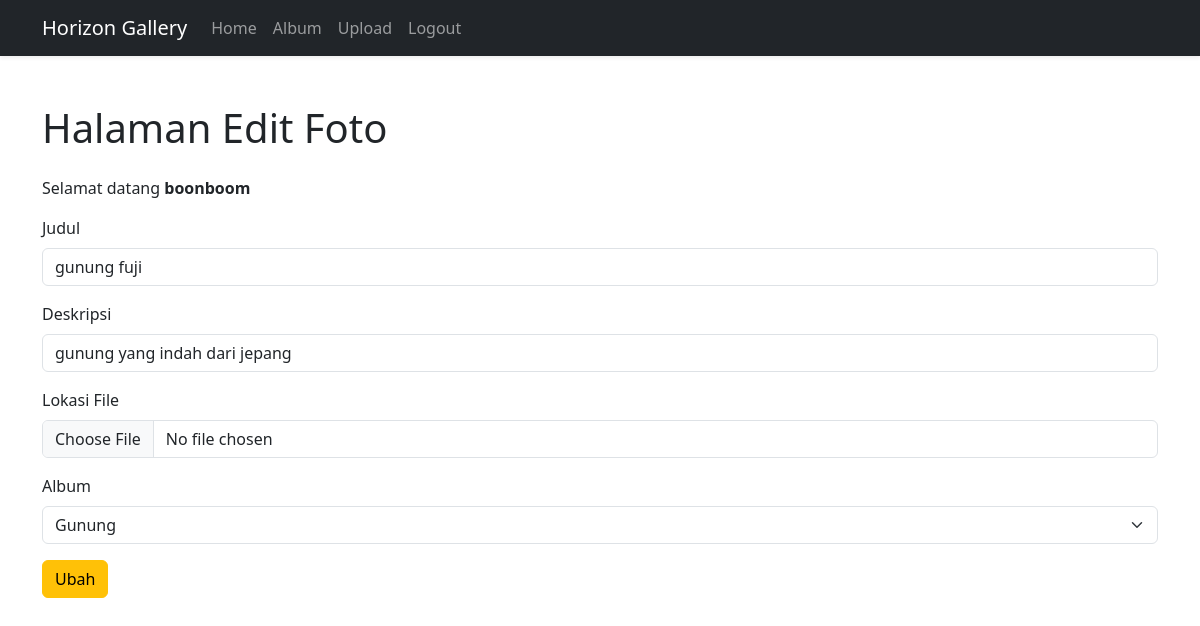
Page /edit_foto2.php?fotoid=57 (signed in) on the committed database.
### tables this page shows
CREATE TABLE `foto` (
  `fotoid` int(11) NOT NULL,
  `judulfoto` varchar(255) NOT NULL,
  `deskripsifoto` text NOT NULL,
  `tanggalunggah` date NOT NULL,
  `lokasifile` varchar(255) NOT NULL,
  `albumid` int(11) NOT NULL,
  `userid` int(11) NOT NULL
);

CREATE TABLE `album` (
  `albumid` int(11) NOT NULL,
  `namaalbum` varchar(255) NOT NULL,
  `deskripsi` text NOT NULL,
  `tanggaldibuat` date NOT NULL,
  `userid` int(11) NOT NULL
);

### edit_foto2.php (the view, shortened to what this page needs)
<!DOCTYPE html>
<html lang="en">
<head>
    <link href="https://cdn.jsdelivr.net/npm/bootstrap@5.3.0-alpha1/dist/css/bootstrap.min.css" rel="stylesheet">
</head>
<body>
       <nav class="navbar navbar-expand-lg navbar-dark bg-dark shadow-sm">
        <div class="container">
            <a class="navbar-brand" href="home.php">Horizon Gallery</a>
            <div class="collapse navbar-collapse" id="navbarNav">
                <ul class="navbar-nav mr-auto">
                    <li class="nav-item">
                        <a class="nav-link" href="home.php">Home</a>
                    </li>
                    <li class="nav-item">
                        <a class="nav-link" href="album.php">Album</a>
                    </li>
                    <li class="nav-item">
                        <a class="nav-link" href="foto2.php">Upload</a>
                    </li>
                    <li class="nav-item">
                        <a class="nav-link" href="logout.php">Logout</a>
                    </li>
                </ul>
            </div>
        </div>
    </nav>
    <div class="container mt-5">
        <h1 class="mb-4">Halaman Edit Foto</h1>
        <p>Selamat datang <b><?=$_SESSION['namalengkap']?></b></p>
        <form action="update_foto2.php" method="post" enctype="multipart/form-data">
            <?php
                include "koneksi.php";
                $fotoid = $_GET['fotoid'];
                $sql = mysqli_query($conn, "SELECT * FROM foto WHERE fotoid='$fotoid'");
                while ($data = mysqli_fetch_array($sql)) {
            ?>
            <div class="mb-3">
                <label for="judulfoto" class="form-label">Judul</label>
                <input type="text" name="judulfoto" id="judulfoto" class="form-control" value="<?=$data['judulfoto']?>">
            </div>
            <div class="mb-3">
                <label for="deskripsifoto" class="form-label">Deskripsi</label>
                <input type="text" name="deskripsifoto" id="deskripsifoto" class="form-control" value="<?=$data['deskripsifoto']?>">
            </div>
            <div class="mb-3">
                <label for="lokasifile" class="form-label">Lokasi File</label>
                <input type="file" name="lokasifile" id="lokasifile" class="form-control">
            </div>
            <div class="mb-3">
                <label for="albumid" class="form-label">Album</label>
                <select name="albumid" id="albumid" class="form-select">
                <?php
                    $sql2 = mysqli_query($conn, "SELECT * FROM album");
                    while ($data2 = mysqli_fetch_array($sql2)) {
                ?>
                    <option value="<?=$data2['albumid']?>" <?php if ($data2['albumid'] == $data['albumid']) { echo 'selected'; }?>><?=$data2['namaalbum']?></option>
                <?php
                    }
                ?>
                </select>
            </div>
            <button type="submit" class="btn btn-warning">Ubah</button>
            <?php
                }
            ?>
        </form>
    </div>
</body>
</html>

### rows in the picture
foto: judulfoto "gunung fuji", deskripsifoto "gunung yang indah dari jepang", albumid "Gunung"

### other values in the picture
$_SESSION['namalengkap'] "boonboom"
